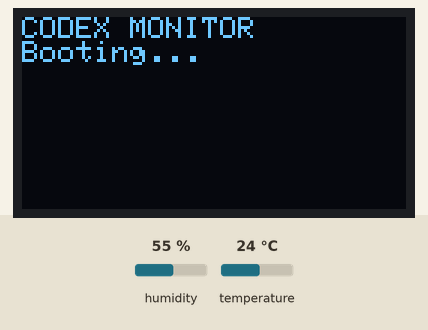
This sketch was run on a simulated ESP8266 (NodeMCU). On the bench: 128×64 one-colour display. The test bench sets the inputs (shaded band); at power-on: humidity 55 %, temperature 24 °C. WiFi joins after 1.5 s; servers stay silent unless stated; what the sketch prints to the serial monitor is not drawn.

Above: at 0.2 s.
1.8 s: humidity set to 22 %
At 3.5 s:
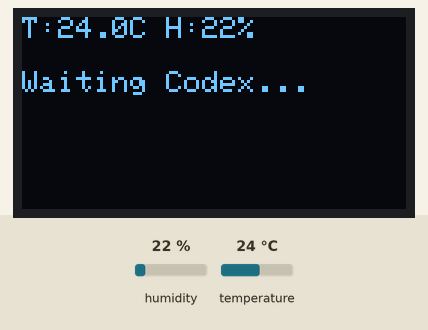
5.6 s: temperature set to 12 °C
At 9.1 s:
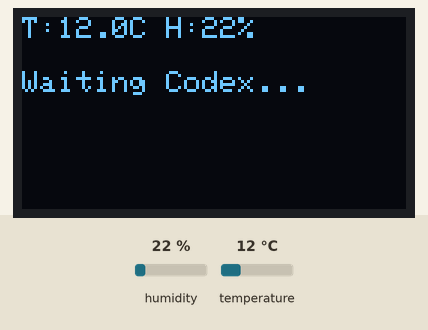
9.7 s: humidity set to 40 %
At 11.9 s:
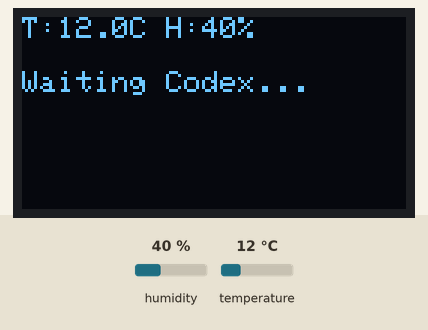
13.5 s: temperature set to 19 °C
Timing chart, 0 to 16.5 s (numbered marks = the images above; inputs shaded):
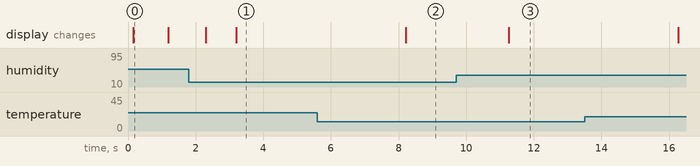

Measured:
- after the input at 5.6 s, the display: changes after 2.6 s (image 2)
- after the input at 9.7 s, the display: changes after 1.6 s (image 3)
- what the display in image 0 shows lasts 1.0 s, from 0.2 s to 1.2 s

The sketch:

codex_quota_display.ino
```cpp
#include <ESP8266WiFi.h>
#include <ESP8266HTTPClient.h>
#include <WiFiClient.h>
#include <Wire.h>
#include <Adafruit_GFX.h>
#include <Adafruit_SSD1306.h>
#include <ArduinoJson.h>
#include <DHT.h>

const char* WIFI_SSID = "YOUR_WIFI_SSID";
const char* WIFI_PASSWORD = "YOUR_WIFI_PASSWORD";

// Your own trusted gateway. Do not put ChatGPT/OpenAI credentials on ESP8266.
const char* STATUS_URL = "http://192.168.1.100:8080/codex/status";
const char* DEVICE_TOKEN = "CHANGE_ME";

constexpr uint32_t REFRESH_INTERVAL_MS = 60UL * 1000UL;
constexpr uint32_t WIFI_RETRY_INTERVAL_MS = 5000UL;
constexpr uint32_t HTTP_TIMEOUT_MS = 5000UL;
constexpr uint32_t SENSOR_INTERVAL_MS = 2500UL;

constexpr int SCREEN_WIDTH = 128;
constexpr int SCREEN_HEIGHT = 64;
constexpr int OLED_RESET = -1;
constexpr uint8_t OLED_ADDRESS = 0x3C;

// OLED wiring:
// SDA -> D3 / GPIO0
// SCL -> D4 / GPIO2
constexpr uint8_t OLED_SDA = D3;
constexpr uint8_t OLED_SCL = D4;

// Temperature/humidity sensor wiring:
// DATA -> D6 / GPIO12
constexpr uint8_t DHT_PIN = D6;
#define DHT_TYPE DHT11
// If your sensor is DHT22, change the line above to: #define DHT_TYPE DHT22

Adafruit_SSD1306 display(SCREEN_WIDTH, SCREEN_HEIGHT, &Wire, OLED_RESET);
DHT dht(DHT_PIN, DHT_TYPE);

struct CodexStatus {
  bool valid = false;
  bool available = false;
  int fiveHourRemaining = 0;
  int weeklyRemaining = 0;
  uint32_t resetSeconds = 0;
};

struct EnvironmentData {
  bool valid = false;
  float temperature = 0.0f;
  float humidity = 0.0f;
};

CodexStatus statusData;
EnvironmentData envData;
uint32_t lastRefreshAt = 0;
uint32_t lastWifiRetryAt = 0;
uint32_t lastSensorAt = 0;

void drawProgressBar(int x, int y, int width, int height, int percent) {
  percent = constrain(percent, 0, 100);
  display.drawRect(x, y, width, height, SSD1306_WHITE);
  int innerWidth = width - 2;
  int fillWidth = (innerWidth * percent) / 100;
  if (fillWidth > 0) {
    display.fillRect(x + 1, y + 1, fillWidth, height - 2, SSD1306_WHITE);
  }
}

String formatDuration(uint32_t seconds) {
  uint32_t hours = seconds / 3600;
  uint32_t minutes = (seconds % 3600) / 60;
  uint32_t secs = seconds % 60;
  char buf[16];
  if (hours > 0) {
    snprintf(buf, sizeof(buf), "%02lu:%02lu:%02lu",
             (unsigned long)hours,
             (unsigned long)minutes,
             (unsigned long)secs);
  } else {
    snprintf(buf, sizeof(buf), "%02lu:%02lu",
             (unsigned long)minutes,
             (unsigned long)secs);
  }
  return String(buf);
}

void readEnvironment() {
  uint32_t now = millis();
  if (now - lastSensorAt < SENSOR_INTERVAL_MS) return;
  lastSensorAt = now;

  float humidity = dht.readHumidity();
  float temperature = dht.readTemperature();

  if (!isnan(humidity) && !isnan(temperature)) {
    envData.humidity = humidity;
    envData.temperature = temperature;
    envData.valid = true;
  }
}

void render() {
  display.clearDisplay();
  display.setTextColor(SSD1306_WHITE);
  display.setTextSize(1);

  // Top line: local sensor data always stays visible.
  display.setCursor(0, 0);
  if (envData.valid) {
    display.print("T:");
    display.print(envData.temperature, 1);
    display.print("C H:");
    display.print(envData.humidity, 0);
    display.print("%");
  } else {
    display.print("T:--.-C H:--%");
  }

  if (WiFi.status() != WL_CONNECTED) {
    display.setCursor(0, 18);
    display.print("WiFi disconnected");
    display.setCursor(0, 32);
    display.print("Reconnecting...");
    display.display();
    return;
  }

  if (!statusData.valid) {
    display.setCursor(0, 18);
    display.print("Waiting Codex...");
    display.display();
    return;
  }

  display.setCursor(0, 12);
  display.print("5H ");
  display.print(statusData.fiveHourRemaining);
  display.print("%");
  drawProgressBar(42, 11, 84, 9, statusData.fiveHourRemaining);

  display.setCursor(0, 26);
  display.print("WK ");
  display.print(statusData.weeklyRemaining);
  display.print("%");
  drawProgressBar(42, 25, 84, 9, statusData.weeklyRemaining);

  display.setCursor(0, 41);
  display.print(statusData.available ? "READY" : "LIMITED");

  display.setCursor(0, 53);
  display.print("Reset ");
  display.print(formatDuration(statusData.resetSeconds));

  display.display();
}

void connectWiFi() {
  if (WiFi.status() == WL_CONNECTED) return;

  uint32_t now = millis();
  if (now - lastWifiRetryAt < WIFI_RETRY_INTERVAL_MS) return;
  lastWifiRetryAt = now;

  WiFi.mode(WIFI_STA);
  WiFi.begin(WIFI_SSID, WIFI_PASSWORD);
}

bool fetchStatus() {
  if (WiFi.status() != WL_CONNECTED) return false;

  WiFiClient client;
  HTTPClient http;
  http.setTimeout(HTTP_TIMEOUT_MS);

  if (!http.begin(client, STATUS_URL)) return false;

  http.addHeader("Accept", "application/json");
  if (strlen(DEVICE_TOKEN) > 0) {
    http.addHeader("X-Device-Token", DEVICE_TOKEN);
  }

  int code = http.GET();
  if (code != HTTP_CODE_OK) {
    Serial.printf("HTTP error: %d\n", code);
    http.end();
    return false;
  }

  String body = http.getString();
  http.end();

  JsonDocument doc;
  DeserializationError error = deserializeJson(doc, body);
  if (error) {
    Serial.printf("JSON error: %s\n", error.c_str());
    return false;
  }

  statusData.available = doc["codex_available"] | false;
  statusData.fiveHourRemaining = constrain((int)(doc["five_hour_remaining"] | 0), 0, 100);
  statusData.weeklyRemaining = constrain((int)(doc["weekly_remaining"] | 0), 0, 100);
  statusData.resetSeconds = doc["five_hour_reset_seconds"] | 0UL;
  statusData.valid = true;
  return true;
}

void setup() {
  Serial.begin(115200);
  delay(100);

  Wire.begin(OLED_SDA, OLED_SCL); // Wire.begin(SDA, SCL)
  dht.begin();

  if (!display.begin(SSD1306_SWITCHCAPVCC, OLED_ADDRESS)) {
    Serial.println("SSD1306 init failed");
    while (true) delay(1000);
  }

  display.clearDisplay();
  display.setTextColor(SSD1306_WHITE);
  display.setTextSize(1);
  display.setCursor(0, 0);
  display.println("CODEX MONITOR");
  display.println("Booting...");
  display.display();

  WiFi.persistent(false);
  WiFi.setAutoReconnect(true);
  WiFi.begin(WIFI_SSID, WIFI_PASSWORD);
}

void loop() {
  connectWiFi();
  readEnvironment();

  uint32_t now = millis();
  if (WiFi.status() == WL_CONNECTED &&
      (!statusData.valid || now - lastRefreshAt >= REFRESH_INTERVAL_MS)) {
    lastRefreshAt = now;
    fetchStatus();
  }

  static uint32_t lastSecond = millis();
  if (millis() - lastSecond >= 1000) {
    lastSecond += 1000;
    if (statusData.valid && statusData.resetSeconds > 0) {
      statusData.resetSeconds--;
    }
    render();
  }

  delay(10);
}
```
